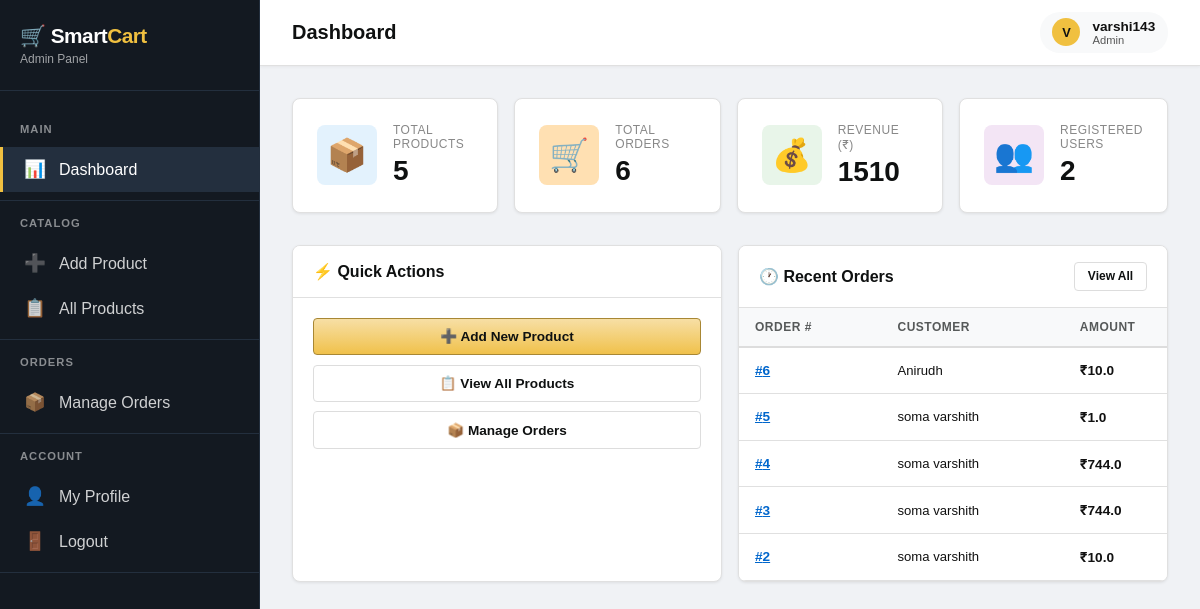
Screenshot of /admin-dashboard (signed in) with the database file from the repository.
### tables this page shows
CREATE TABLE orders (
            order_id            INTEGER PRIMARY KEY AUTOINCREMENT,
            user_id             INTEGER NOT NULL,
            razorpay_order_id   TEXT,
            razorpay_payment_id TEXT,
            amount              REAL NOT NULL,
            payment_status      TEXT DEFAULT 'pending',
            delivery_address    TEXT,
            created_at          TIMESTAMP DEFAULT CURRENT_TIMESTAMP,
            FOREIGN KEY (user_id) REFERENCES users(user_id)
        );

CREATE TABLE users (
            user_id  INTEGER PRIMARY KEY AUTOINCREMENT,
            name     TEXT NOT NULL,
            email    TEXT UNIQUE NOT NULL,
            password TEXT NOT NULL,
            phone    TEXT,
            address  TEXT
        );

### app.py (the view)
@app.route('/admin-dashboard')
def admin_dashboard():
    if 'admin_id' not in session:
        flash("Please login!", "danger")
        return redirect('/admin-login')
    conn   = get_db_connection()
    cursor = conn.cursor()
    if session.get('is_super_admin'):
        cursor.execute("SELECT COUNT(*) as c FROM products")
    else:
        cursor.execute("SELECT COUNT(*) as c FROM products WHERE added_by_admin=?", (session['admin_id'],))
    total_products = cursor.fetchone()['c']
    cursor.execute("SELECT COUNT(*) as c FROM orders")
    total_orders = cursor.fetchone()['c']
    cursor.execute("SELECT COALESCE(SUM(amount),0) as c FROM orders WHERE payment_status='paid'")
    total_revenue = cursor.fetchone()['c']
    cursor.execute("SELECT COUNT(*) as c FROM users")
    total_users = cursor.fetchone()['c']
    cursor.execute("""
        SELECT o.order_id, o.amount, o.payment_status, o.created_at, u.name as user_name
        FROM orders o JOIN users u ON o.user_id=u.user_id
        ORDER BY o.created_at DESC LIMIT 5
    """)
    recent_orders = cursor.fetchall()
    pending_requests = 0
    if session.get('is_super_admin'):
        cursor.execute("SELECT COUNT(*) as c FROM admin_requests WHERE status='pending'")
        pending_requests = cursor.fetchone()['c']
    conn.close()
    return render_template('admin/dashboard.html',
                           admin_name=session['admin_name'],
                           total_products=total_products,
                           total_orders=total_orders,
                           total_revenue=total_revenue,
                           total_users=total_users,
                           recent_orders=recent_orders,
                           pending_requests=pending_requests)

### app.py (called while the page is built)
def get_db_connection():
    conn = sqlite3.connect(DATABASE)
    conn.row_factory = sqlite3.Row
    return conn

@app.context_processor
def inject_categories():
    try:
        conn   = get_db_connection()
        cursor = conn.cursor()
        cursor.execute("SELECT DISTINCT category FROM products WHERE quantity > 0 AND category IS NOT NULL ORDER BY category")
        cats = cursor.fetchall()
        conn.close()
        return {'categories': cats}
    except Exception:
        return {'categories': []}

### templates/admin/dashboard.html (shortened to what this page needs)
{% extends "admin/base_admin.html" %}
{% block page_title %}Dashboard{% endblock %}
{% block content %}
<div class="stats-grid">
    <div class="stat-card">
        <div class="stat-icon blue">📦</div>
        <div class="stat-info">
            <div class="stat-label">Total Products</div>
            <div class="stat-value">{{ total_products }}</div>
        </div>
    </div>
    <div class="stat-card">
        <div class="stat-icon orange">🛒</div>
        <div class="stat-info">
            <div class="stat-label">Total Orders</div>
            <div class="stat-value">{{ total_orders }}</div>
        </div>
    </div>
    <div class="stat-card">
        <div class="stat-icon green">💰</div>
        <div class="stat-info">
            <div class="stat-label">Revenue (₹)</div>
            <div class="stat-value">{{ "%.0f"|format(total_revenue) }}</div>
        </div>
    </div>
    <div class="stat-card">
        <div class="stat-icon purple">👥</div>
        <div class="stat-info">
            <div class="stat-label">Registered Users</div>
            <div class="stat-value">{{ total_users }}</div>
        </div>
    </div>
</div>
<div style="display: grid; grid-template-columns: 1fr 1fr; gap: 1rem;" class="dashboard-grid">
    <div class="card">
        <div class="card-header">
            <span class="card-title">⚡ Quick Actions</span>
        </div>
        <div class="card-body" style="display: flex; flex-direction: column; gap: 0.6rem;">
            <a href="/admin/add-item" class="btn btn-primary btn-full">➕ Add New Product</a>
            <a href="/admin/item-list" class="btn btn-outline btn-full">📋 View All Products</a>
            <a href="/admin/orders" class="btn btn-outline btn-full">📦 Manage Orders</a>
        </div>
    </div>
    <div class="card">
        <div class="card-header">
            <span class="card-title">🕐 Recent Orders</span>
            <a href="/admin/orders" class="btn btn-outline btn-sm">View All</a>
        </div>
        <div class="table-wrapper">
            {% if recent_orders %}
            <table class="table">
                <thead>
                    <tr>
                        <th>Order #</th>
                        <th>Customer</th>
                        <th>Amount</th>
                    </tr>
                </thead>
                <tbody>
                    {% for order in recent_orders %}
                    <tr>
                        <td><a href="/admin/order/{{ order.order_id }}" style="font-weight: 700; color: #0066cc;">#{{ order.order_id }}</a></td>
                        <td style="font-size: 0.82rem;">{{ order.user_name }}</td>
                        <td style="font-weight: 700;">₹{{ order.amount }}</td>
                    </tr>
                    {% endfor %}
                </tbody>
            </table>
            {% else %}
            <div class="empty-state" style="padding: 1.5rem;">
                <div class="icon" style="font-size: 2rem;">📦</div>
                <p style="color: #aaa;">No orders yet.</p>
            </div>
            {% endif %}
        </div>
    </div>
</div>
{% endblock %}

### templates/admin/base_admin.html (style rules this page uses)
* { margin: 0; padding: 0; box-sizing: border-box; }
html { scroll-behavior: smooth; overflow-x: hidden; }
body { font-family: 'Amazon Ember', Arial, -apple-system, BlinkMacSystemFont, 'Segoe UI', sans-serif; background: #f0f2f5; color: #111; overflow-x: hidden; }
:root { --amazon-dark: #131921; --amazon-mid: #232f3e; --amazon-yellow: #f0c040; --amazon-orange: #ff9900; --amazon-red: #e31837; --gray-50: #f8f9fa; --gray-100: #f3f3f3; --gray-200: #e0e0e0; --gray-300: #ddd; --gray-500: #888; --gray-700: #565959; --gray-900: #0f1111; }
.card { background: #fff; border: 1px solid var(--gray-200); border-radius: 8px; box-shadow: 0 1px 3px rgba(0, 0, 0, .08); overflow: hidden; margin-bottom: 1.5rem; }
.card-header { padding: 1rem 1.25rem; background: white; border-bottom: 1px solid var(--gray-200); display: flex; justify-content: space-between; align-items: center; flex-wrap: wrap; gap: 1rem; }
.card-title { font-size: 1rem; font-weight: 700; color: var(--gray-900); }
.card-body { padding: 1.25rem; }
.stats-grid { display: grid; grid-template-columns: repeat(4, 1fr); gap: 1rem; margin-bottom: 2rem; }
.stat-card { background: #fff; border: 1px solid var(--gray-200); border-radius: 8px; padding: 1.5rem; display: flex; align-items: center; gap: 1rem; box-shadow: 0 1px 3px rgba(0, 0, 0, .08); }
.stat-icon { font-size: 2rem; width: 60px; height: 60px; display: flex; align-items: center; justify-content: center; border-radius: 8px; }
.stat-icon.blue { background: #e3f2fd; color: #1565c0; }
.stat-icon.orange { background: #ffe0b2; color: #e65100; }
.stat-icon.green { background: #e8f5e9; color: #2e7d32; }
.stat-icon.purple { background: #f3e5f5; color: #7b1fa2; }
.stat-info { flex: 1; }
.stat-label { font-size: 0.75rem; color: var(--gray-500); text-transform: uppercase; letter-spacing: 0.5px; margin-bottom: 0.25rem; }
.stat-value { font-size: 1.75rem; font-weight: 700; color: var(--gray-900); }
.btn { display: inline-flex; align-items: center; justify-content: center; gap: 0.5rem; padding: 0.6rem 1rem; border-radius: 4px; font-size: 0.85rem; font-weight: 700; cursor: pointer; border: none; transition: all 0.2s; text-decoration: none; }
.btn-primary { background: linear-gradient(to bottom, #f7dfa5, #f0c14b); color: var(--gray-900); border: 1px solid #a88734; }
.btn-outline { background: white; border: 1.5px solid var(--gray-300); color: var(--gray-900); }
.btn-full { width: 100%; }
.btn-sm { padding: 0.4rem 0.8rem; font-size: 0.75rem; }
.table-wrapper { overflow-x: auto; -webkit-overflow-scrolling: touch; }
.table { width: 100%; border-collapse: collapse; background: white; min-width: 600px; }
.table thead tr { background: var(--gray-50); border-bottom: 2px solid var(--gray-300); }
.table th { padding: 0.75rem 1rem; text-align: left; font-size: 0.75rem; font-weight: 700; text-transform: uppercase; color: var(--gray-700); letter-spacing: 0.5px; }
.table td { padding: 0.75rem 1rem; border-bottom: 1px solid var(--gray-200); font-size: 0.85rem; }

### rows the page displays
orders: order_id "6", user_name "Anirudh", amount "10.0"
orders: order_id "5", user_name "soma varshith", amount "1.0"
orders: order_id "4", user_name "soma varshith", amount "744.0"
orders: order_id "3", user_name "soma varshith", amount "744.0"
orders: order_id "2", user_name "soma varshith", amount "10.0"

### other values shown
{{ session.get('admin_name', 'A')[0].upper() }} "V"
{{ session.get('admin_name', 'Admin') }} "varshi143"
{{ total_products }} "5"
{{ total_orders }} "6"
{{ "%.0f"|format(total_revenue) }} "1510"
{{ total_users }} "2"
